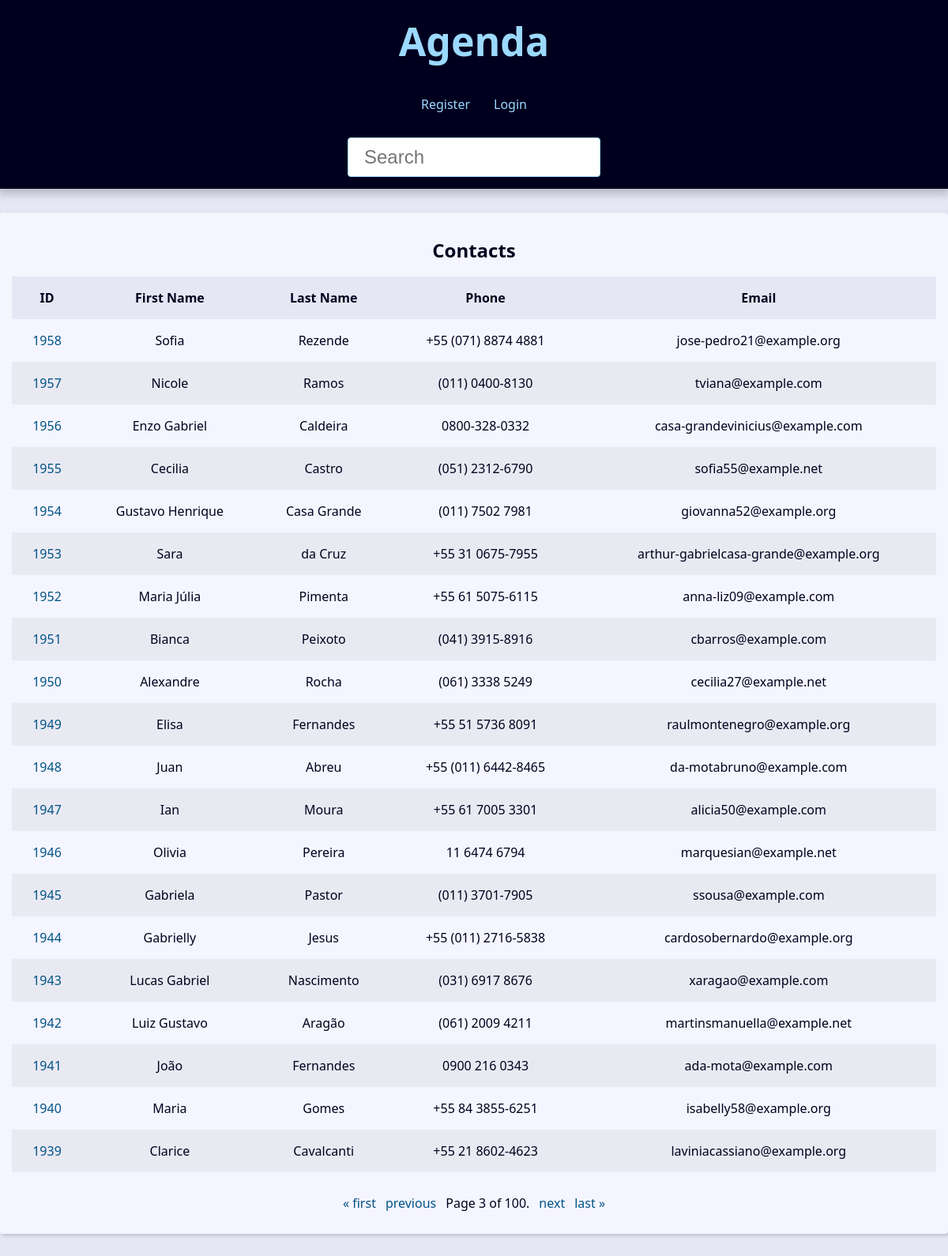
The app's page /?page=3&q= with its own data.
### contact/models.py (models this page shows, shortened)
class Contact(models.Model):
    first_name = models.CharField(max_length=50)
    last_name = models.CharField(max_length=50, blank=True)
    phone = models.CharField(max_length=50)
    email = models.EmailField(max_length=254, blank=True)
    created_date = models.DateTimeField(default=timezone.now)
    description = models.TextField(blank=True)
    show = models.BooleanField(default=True)
    picture = models.ImageField(blank=True, upload_to='pictures/%Y/%m/')
    category = models.ForeignKey(Category, on_delete=models.SET_NULL, blank=True, null=True)
    owner = models.ForeignKey(User, on_delete=models.SET_NULL, blank=True, null=True)

### contact/views/contact_views.py (the view)
# urls.py: path('', views.index, name='index'),
def index(request):
    contacts = Contact.objects.filter(show=True).order_by('-id')
    paginator = Paginator(contacts, 20)
    page_number = request.GET.get("page")
    page_obj = paginator.get_page(page_number)
    context = {
        'page_obj': page_obj,
        'site_title': 'Contatos - '
    }
    return render(
        request=request,
        template_name='contact/index.html',
        context=context,
    )

### contact/templates/contact/index.html
{% extends "global/base.html" %}
{% block content %}
    <div class="responsive-table">
        {% if page_obj %}
            <table class="contacts-table">
                <caption class="table-caption">
                    Contacts
                </caption>
                <thead>
                    <tr class="table-row table-row-header">
                        <th class="table-header">ID</th>
                        <th class="table-header">First Name</th>
                        <th class="table-header">Last Name</th>
                        <th class="table-header">Phone</th>
                        <th class="table-header">Email</th>
                    </tr>
                    <tbody>
                        {% for contact in page_obj  %}
                            <tr class="table-row">
                                <td class="table-cel">
                                    <a href="{% url "contact:contact" contact.id %}" class="table-link">{{contact.id}}</a>
                                </td>
                                <td class="table-cel">
                                    {{contact.first_name}}
                                </td>
                                <td class="table-cel">
                                    {{contact.last_name}}
                                </td>
                                <td class="table-cel">
                                    {{contact.phone}}
                                </td>
                                <td class="table-cel">
                                    {{contact.email}}
                                </td>
                            </tr>
                        {% endfor %}
                    </tbody>
                </thead>
            </table>
        {% else %}
            <div class="single-contact">
                <h1 class="single-contact-name">Nenhum contato encontrado</h1>
            </div>
        {% endif %}
    </div>
{% endblock content %}

### base_static/global/css/styles.css (style rules this page uses)
:root { --spacing: 1.5rem; --link-dark-color: rgb(0, 83, 134); --link-light-color: rgb(156, 217, 255); --clr-white: rgb(245, 245, 255); --clr-black: rgb(0, 0, 30); --clr-red: rgb(243, 68, 37); --clr-light-gray: rgb(230, 230, 245); --clr-dark-shadow-5: rgba(0, 0, 10, 5%); --clr-dark-shadow-10: rgba(0, 0, 10, 10%); --clr-dark-shadow-20: rgba(0, 0, 10, 20%); --clr-light-shadow-5: rgba(200, 200, 255, 5%); --clr-light-shadow-10: rgba(200, 200, 255, 10%); --clr-light-shadow-20: rgba(200, 200, 255, 20%); --main-page-width: 120rem; --table-min-width: 60rem; --biggest-font-size: 5rem; --bigger-font-size: 4rem; --big-font-size: 3.2rem; --medium-font-size: 2.4rem; --small-font-size: 1.6rem; --smaller-font-size: 1.4rem; --smallest-font-size: 1.2rem; --transition-fast: 300ms; --transition-medium: 600ms; --transition-slow: 1s; --default-border-radius: 4px; }
*, *::before, *::after { margin: 0; padding: 0; box-sizing: border-box; }
html { font-size: 62.5%; }
body { font-family: system-ui, -apple-system, BlinkMacSystemFont, 'Segoe UI', Roboto, Oxygen, Ubuntu, Cantarell, 'Open Sans', 'Helvetica Neue', sans-serif; line-height: 1.5; font-size: var(--small-font-size); color: var(--clr-black); -webkit-font-smoothing: antialiased; background: var(--clr-light-gray); }
.responsive-table { width: 100%; overflow-x: auto; }
.contacts-table { width: 100%; min-width: var(--table-min-width); border-collapse: collapse; }
.table-caption { font-size: var(--medium-font-size); font-weight: bold; padding: var(--spacing); }
.table-row { text-align: center; text-overflow: ellipsis; transition: background-color var(--transition-fast) ease-in-out; }
.table-row:nth-of-type(2n) { background: var(--clr-dark-shadow-5); }
.table-row-header { background: var(--clr-light-gray); color: var(--clr-black); }
.table-cel, .table-header { padding: var(--spacing); }
.table-link { color: var(--link-dark-color); transition: color var(--transition-fast) ease-in-out; text-decoration: none; }

### records on screen
Contact: id "1958", first_name "Sofia", last_name "Rezende", phone "+55 (071) 8874 4881", email "jose-pedro21@example.org"
Contact: id "1957", first_name "Nicole", last_name "Ramos", phone "(011) 0400-8130", email "tviana@example.com"
Contact: id "1956", first_name "Enzo Gabriel", last_name "Caldeira", phone "0800-328-0332", email "casa-grandevinicius@example.com"
Contact: id "1955", first_name "Cecilia", last_name "Castro", phone "(051) 2312-6790", email "sofia55@example.net"
Contact: id "1954", first_name "Gustavo Henrique", last_name "Casa Grande", phone "(011) 7502 7981", email "giovanna52@example.org"
Contact: id "1953", first_name "Sara", last_name "da Cruz", phone "+55 31 0675-7955", email "arthur-gabrielcasa-grande@example.org"
Contact: id "1952", first_name "Maria Júlia", last_name "Pimenta", phone "+55 61 5075-6115", email "anna-liz09@example.com"
Contact: id "1951", first_name "Bianca", last_name "Peixoto", phone "(041) 3915-8916", email "cbarros@example.com"
Contact: id "1950", first_name "Alexandre", last_name "Rocha", phone "(061) 3338 5249", email "cecilia27@example.net"
Contact: id "1949", first_name "Elisa", last_name "Fernandes", phone "+55 51 5736 8091", email "raulmontenegro@example.org"
Contact: id "1948", first_name "Juan", last_name "Abreu", phone "+55 (011) 6442-8465", email "da-motabruno@example.com"
Contact: id "1947", first_name "Ian", last_name "Moura", phone "+55 61 7005 3301", email "alicia50@example.com"
Contact: id "1946", first_name "Olivia", last_name "Pereira", phone "11 6474 6794", email "marquesian@example.net"
Contact: id "1945", first_name "Gabriela", last_name "Pastor", phone "(011) 3701-7905", email "ssousa@example.com"
Contact: id "1944", first_name "Gabrielly", last_name "Jesus", phone "+55 (011) 2716-5838", email "cardosobernardo@example.org"
Contact: id "1943", first_name "Lucas Gabriel", last_name "Nascimento", phone "(031) 6917 8676", email "xaragao@example.com"
Contact: id "1942", first_name "Luiz Gustavo", last_name "Aragão", phone "(061) 2009 4211", email "martinsmanuella@example.net"
Contact: id "1941", first_name "João", last_name "Fernandes", phone "0900 216 0343", email "ada-mota@example.com"
Contact: id "1940", first_name "Maria", last_name "Gomes", phone "+55 84 3855-6251", email "isabelly58@example.org"
Contact: id "1939", first_name "Clarice", last_name "Cavalcanti", phone "+55 21 8602-4623", email "laviniacassiano@example.org"

### other values on screen
{{ page_obj.number }} "3"
{{ page_obj.paginator.num_pages }} "100"
